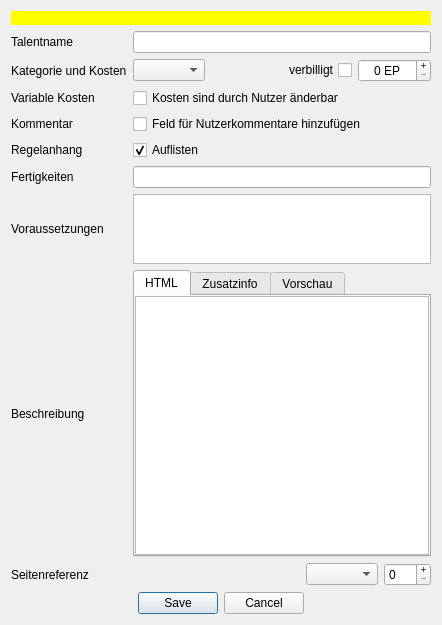
<?xml version="1.0" encoding="UTF-8"?>
<ui version="4.0">
 <class>dialog</class>
 <widget class="QDialog" name="dialog">
  <property name="windowModality">
   <enum>Qt::ApplicationModal</enum>
  </property>
  <property name="geometry">
   <rect>
    <x>0</x>
    <y>0</y>
    <width>442</width>
    <height>625</height>
   </rect>
  </property>
  <property name="windowTitle">
   <string>Sephrasto - Talent bearbeiten...</string>
  </property>
  <layout class="QGridLayout" name="gridLayout_2">
   <item row="1" column="0">
    <widget class="QDialogButtonBox" name="buttonBox">
     <property name="orientation">
      <enum>Qt::Horizontal</enum>
     </property>
     <property name="standardButtons">
      <set>QDialogButtonBox::Cancel|QDialogButtonBox::Save</set>
     </property>
     <property name="centerButtons">
      <bool>true</bool>
     </property>
    </widget>
   </item>
   <item row="0" column="0">
    <layout class="QGridLayout" name="gridLayout">
     <item row="4" column="0">
      <widget class="QLabel" name="label_6">
       <property name="text">
        <string>Kommentar</string>
       </property>
      </widget>
     </item>
     <item row="8" column="1">
      <widget class="QTabWidget" name="tabWidget">
       <property name="currentIndex">
        <number>0</number>
       </property>
       <widget class="QWidget" name="tab">
        <attribute name="title">
         <string>HTML</string>
        </attribute>
        <layout class="QVBoxLayout" name="verticalLayout_2">
         <property name="spacing">
          <number>0</number>
         </property>
         <property name="leftMargin">
          <number>0</number>
         </property>
         <property name="topMargin">
          <number>0</number>
         </property>
         <property name="rightMargin">
          <number>0</number>
         </property>
         <property name="bottomMargin">
          <number>0</number>
         </property>
         <item>
          <widget class="QPlainTextEdit" name="teBeschreibung">
           <property name="sizePolicy">
            <sizepolicy hsizetype="Expanding" vsizetype="MinimumExpanding">
             <horstretch>0</horstretch>
             <verstretch>0</verstretch>
            </sizepolicy>
           </property>
          </widget>
         </item>
        </layout>
       </widget>
       <widget class="QWidget" name="tab_3">
        <property name="toolTip">
         <string>&lt;html&gt;&lt;head/&gt;&lt;body&gt;&lt;p&gt;Zusätzliche Informationen, die im Charaktereditor nach der Beschreibung eingefügt werden sollen, beispielsweise eine Erklärung, wozu der Kommentar genutzt werden soll (optional).&lt;/p&gt;&lt;/body&gt;&lt;/html&gt;</string>
        </property>
        <attribute name="title">
         <string>Zusatzinfo</string>
        </attribute>
        <layout class="QVBoxLayout" name="verticalLayout_4">
         <property name="spacing">
          <number>0</number>
         </property>
         <property name="leftMargin">
          <number>0</number>
         </property>
         <property name="topMargin">
          <number>0</number>
         </property>
         <property name="rightMargin">
          <number>0</number>
         </property>
         <property name="bottomMargin">
          <number>0</number>
         </property>
         <item>
          <widget class="QPlainTextEdit" name="teInfo"/>
         </item>
        </layout>
       </widget>
       <widget class="QWidget" name="tab_2">
        <attribute name="title">
         <string>Vorschau</string>
        </attribute>
        <layout class="QVBoxLayout" name="verticalLayout_3">
         <property name="leftMargin">
          <number>0</number>
         </property>
         <property name="topMargin">
          <number>0</number>
         </property>
         <property name="rightMargin">
          <number>0</number>
         </property>
         <property name="bottomMargin">
          <number>0</number>
         </property>
         <item>
          <widget class="QComboBox" name="comboVorschau">
           <item>
            <property name="text">
             <string>HTML</string>
            </property>
           </item>
           <item>
            <property name="text">
             <string>Zusatzinfo</string>
            </property>
           </item>
          </widget>
         </item>
         <item>
          <widget class="QTextBrowser" name="tbBeschreibung"/>
         </item>
         <item>
          <widget class="QTextBrowser" name="tbInfo"/>
         </item>
        </layout>
       </widget>
      </widget>
     </item>
     <item row="8" column="0">
      <widget class="QLabel" name="label_5">
       <property name="text">
        <string>Beschreibung</string>
       </property>
      </widget>
     </item>
     <item row="0" column="0" colspan="2">
      <widget class="QLabel" name="warning">
       <property name="visible">
        <bool>false</bool>
       </property>
       <property name="styleSheet">
        <string notr="true">background-color: rgb(255, 255, 0); color: black;</string>
       </property>
       <property name="text">
        <string/>
       </property>
       <property name="wordWrap">
        <bool>true</bool>
       </property>
      </widget>
     </item>
     <item row="3" column="0">
      <widget class="QLabel" name="label_9">
       <property name="text">
        <string>Variable Kosten</string>
       </property>
      </widget>
     </item>
     <item row="1" column="1">
      <widget class="QLineEdit" name="leName"/>
     </item>
     <item row="5" column="0">
      <widget class="QLabel" name="label_7">
       <property name="text">
        <string>Regelanhang</string>
       </property>
      </widget>
     </item>
     <item row="4" column="1">
      <widget class="QCheckBox" name="checkKommentar">
       <property name="text">
        <string>Feld für Nutzerkommentare hinzufügen</string>
       </property>
      </widget>
     </item>
     <item row="9" column="0">
      <widget class="QLabel" name="label_8">
       <property name="text">
        <string>Seitenreferenz</string>
       </property>
      </widget>
     </item>
     <item row="5" column="1">
      <widget class="QCheckBox" name="checkCheatsheet">
       <property name="layoutDirection">
        <enum>Qt::LeftToRight</enum>
       </property>
       <property name="text">
        <string>Auflisten</string>
       </property>
       <property name="checked">
        <bool>true</bool>
       </property>
      </widget>
     </item>
     <item row="6" column="0">
      <widget class="QLabel" name="label_3">
       <property name="text">
        <string>Fertigkeiten</string>
       </property>
      </widget>
     </item>
     <item row="7" column="1">
      <widget class="QPlainTextEdit" name="teVoraussetzungen">
       <property name="maximumSize">
        <size>
         <width>16777215</width>
         <height>250</height>
        </size>
       </property>
       <property name="toolTip">
        <string>&lt;html&gt;&lt;head/&gt;&lt;body&gt;&lt;p&gt;Siehe &quot;Datenbank Editor -&gt; Einstellungsmöglichkeiten -&gt; Voraussetzungen&quot; in der Sephrasto-Hilfe für eine Anleitung.&lt;/p&gt;&lt;/body&gt;&lt;/html&gt;</string>
       </property>
      </widget>
     </item>
     <item row="6" column="1">
      <widget class="QLineEdit" name="leFertigkeiten"/>
     </item>
     <item row="1" column="0">
      <widget class="QLabel" name="label">
       <property name="text">
        <string>Talentname</string>
       </property>
      </widget>
     </item>
     <item row="9" column="1">
      <layout class="QHBoxLayout" name="horizontalLayout_3">
       <item>
        <spacer name="horizontalSpacer">
         <property name="orientation">
          <enum>Qt::Horizontal</enum>
         </property>
         <property name="sizeHint" stdset="0">
          <size>
           <width>40</width>
           <height>20</height>
          </size>
         </property>
        </spacer>
       </item>
       <item>
        <widget class="QComboBox" name="comboSeite"/>
       </item>
       <item>
        <widget class="QSpinBox" name="spinSeite">
         <property name="buttonSymbols">
          <enum>QAbstractSpinBox::PlusMinus</enum>
         </property>
         <property name="maximum">
          <number>999</number>
         </property>
        </widget>
       </item>
      </layout>
     </item>
     <item row="3" column="1">
      <widget class="QCheckBox" name="checkVariable">
       <property name="text">
        <string>Kosten sind durch Nutzer änderbar</string>
       </property>
      </widget>
     </item>
     <item row="2" column="0">
      <widget class="QLabel" name="label_2">
       <property name="text">
        <string>Kategorie und Kosten</string>
       </property>
      </widget>
     </item>
     <item row="7" column="0">
      <widget class="QLabel" name="label_4">
       <property name="minimumSize">
        <size>
         <width>110</width>
         <height>0</height>
        </size>
       </property>
       <property name="text">
        <string>Voraussetzungen</string>
       </property>
      </widget>
     </item>
     <item row="2" column="1">
      <layout class="QVBoxLayout" name="verticalLayout">
       <item>
        <layout class="QHBoxLayout" name="horizontalLayout">
         <item>
          <widget class="QComboBox" name="comboTyp">
           <property name="toolTip">
            <string>Spezialtalente können nur übernatürlichen Fertigkeiten zugewiesen werden und sie haben frei wählbare Kosten.</string>
           </property>
          </widget>
         </item>
         <item>
          <spacer name="horizontalSpacer_3">
           <property name="orientation">
            <enum>Qt::Horizontal</enum>
           </property>
           <property name="sizeHint" stdset="0">
            <size>
             <width>40</width>
             <height>20</height>
            </size>
           </property>
          </spacer>
         </item>
         <item>
          <widget class="QCheckBox" name="checkVerbilligt">
           <property name="toolTip">
            <string>Verbilligte Talente kosten nur die Hälfte</string>
           </property>
           <property name="layoutDirection">
            <enum>Qt::RightToLeft</enum>
           </property>
           <property name="text">
            <string>verbilligt</string>
           </property>
          </widget>
         </item>
         <item>
          <widget class="QSpinBox" name="spinKosten">
           <property name="sizePolicy">
            <sizepolicy hsizetype="Fixed" vsizetype="Fixed">
             <horstretch>0</horstretch>
             <verstretch>0</verstretch>
            </sizepolicy>
           </property>
           <property name="minimumSize">
            <size>
             <width>60</width>
             <height>0</height>
            </size>
           </property>
           <property name="alignment">
            <set>Qt::AlignCenter</set>
           </property>
           <property name="buttonSymbols">
            <enum>QAbstractSpinBox::PlusMinus</enum>
           </property>
           <property name="suffix">
            <string> EP</string>
           </property>
           <property name="minimum">
            <number>0</number>
           </property>
           <property name="maximum">
            <number>9999</number>
           </property>
           <property name="singleStep">
            <number>20</number>
           </property>
          </widget>
         </item>
        </layout>
       </item>
      </layout>
     </item>
    </layout>
   </item>
  </layout>
 </widget>
 <tabstops>
  <tabstop>leName</tabstop>
  <tabstop>checkKommentar</tabstop>
  <tabstop>checkCheatsheet</tabstop>
  <tabstop>leFertigkeiten</tabstop>
  <tabstop>teVoraussetzungen</tabstop>
 </tabstops>
 <resources/>
 <connections>
  <connection>
   <sender>buttonBox</sender>
   <signal>accepted()</signal>
   <receiver>dialog</receiver>
   <slot>accept()</slot>
   <hints>
    <hint type="sourcelabel">
     <x>248</x>
     <y>254</y>
    </hint>
    <hint type="destinationlabel">
     <x>157</x>
     <y>274</y>
    </hint>
   </hints>
  </connection>
  <connection>
   <sender>buttonBox</sender>
   <signal>rejected()</signal>
   <receiver>dialog</receiver>
   <slot>reject()</slot>
   <hints>
    <hint type="sourcelabel">
     <x>316</x>
     <y>260</y>
    </hint>
    <hint type="destinationlabel">
     <x>286</x>
     <y>274</y>
    </hint>
   </hints>
  </connection>
 </connections>
</ui>
